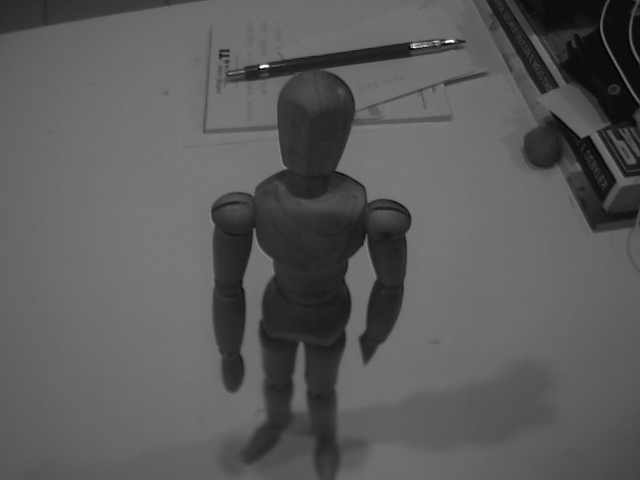
//> input picture 6_2_Input.png, 640 x 480 px
$ ./labelling 6_2_Input.png   (built with g++ and OpenCV 4)
//> lines starting //> are read from the running program, lines starting //| are printed output that depends on the picture; after the words box and inside, x2 and y2 are one past the last pixel; in counts of white or black regions, pixels touching at a corner belong together
#include <iostream>
#include <stdio.h>
#include <stdlib.h>
#include <string.h>
#include <opencv2/opencv.hpp>

using namespace cv;

int main(int argc, char** argv){
  Mat image, mask;
  int width, height;
  int nobjectsSB = 0, nobjectsCB = 0;
  CvPoint p,old;
	uchar oldc;
  image = imread(argv[1],CV_LOAD_IMAGE_GRAYSCALE);
//> image is the input picture: 480 rows x 640 cols, CV_8UC1; min 2, max 251, mean 90.5

  if(!image.data){
    std::cout << "imagem nao carregou corretamente\n";
    return(-1);
  }
  width=image.size().width;
//> width = 640
  height=image.size().height;
//> height = 480

	for(int i=0; i<image.rows ;i++){ //insere moldura
		image.at<uchar>(i,0) = 255;
		image.at<uchar>(i,image.cols-1) = 255;
	}
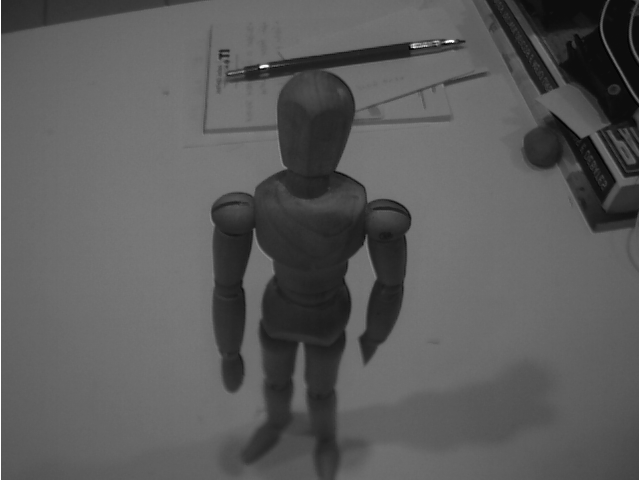
//> image: 480 rows x 640 cols, CV_8UC1; 0.31% of pixels changed, all inside (x1, y1, x2, y2) = (0, 0, 640, 480)
	for(int i=0; i<image.cols ;i++){ //insere moldura
		image.at<uchar>(0,i) = 255;
		image.at<uchar>(image.rows-1,i) = 255;
	}
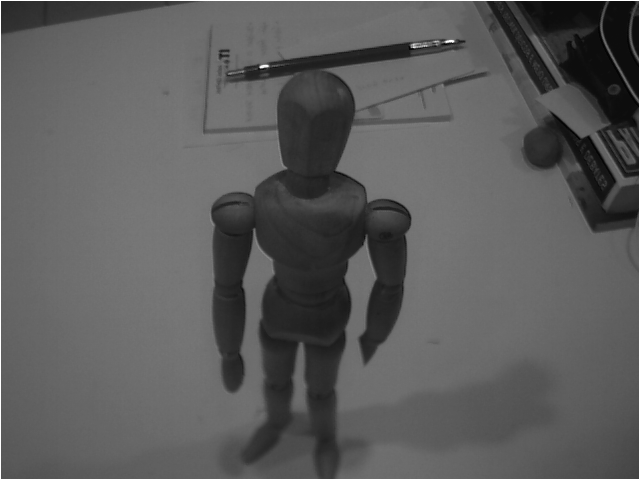
//> image: 480 rows x 640 cols, CV_8UC1; 0.42% of pixels changed, all inside (x1, y1, x2, y2) = (1, 0, 639, 480)

  p.x=0;
  p.y=0;
	floodFill(image,p,0); // faz floodfill a partir de (0,0)

	old.x = 0; //inicializa posição do anterior
	old.y = 0;
	oldc = 254; // inicializa cor do anterior
  imwrite("sBordas.png", image);
	floodFill(image,p,100); // eleva fundo para tom 254 para diferenciar o fundo dos buracos
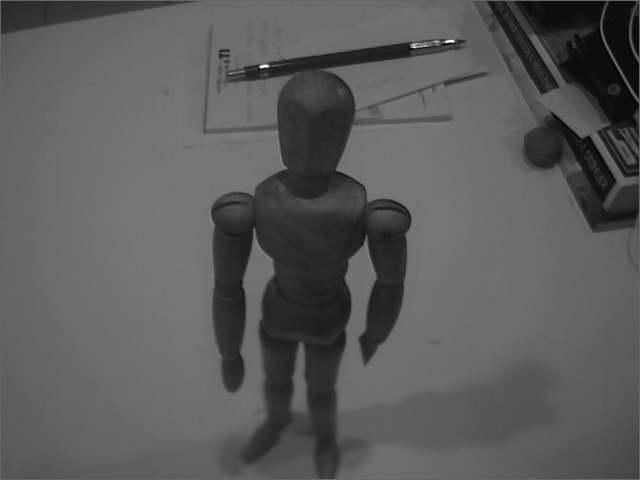
//> image: 480 rows x 640 cols, CV_8UC1; min 2, max 251, mean 90.7
  imwrite("fundo.png", image);

  // busca objetos com buracos presentes

  for(int i=0; i<height; i++){
    for(int j=0; j<width; j++){
      if(image.at<uchar>(i,j) == 255 && oldc == 0){
		// achou um objeto
				p.x=j;
				p.y=i;
				floodFill(image,p,100);
				floodFill(image,old,100);
				nobjectsCB++;
	  }
		old.x = i;
		old.y = j;
		oldc = image.at<uchar>(i,j);
	}
  }
//> after the loop, nobjectsCB = 0; oldc = 100

	for(int i=0; i<height; i++)
    for(int j=0; j<width; j++)
      if(image.at<uchar>(i,j) == 255){
		// achou um objeto
				p.x=j;
				p.y=i;
				floodFill(image,p,100);
				nobjectsSB++;
		}
//> after the loop, nobjectsSB = 0
	printf("sem: %d, com: %d\n",nobjectsSB, nobjectsCB);
//| sem: 0, com: 0
  //waitKey();
  return 0;
}
